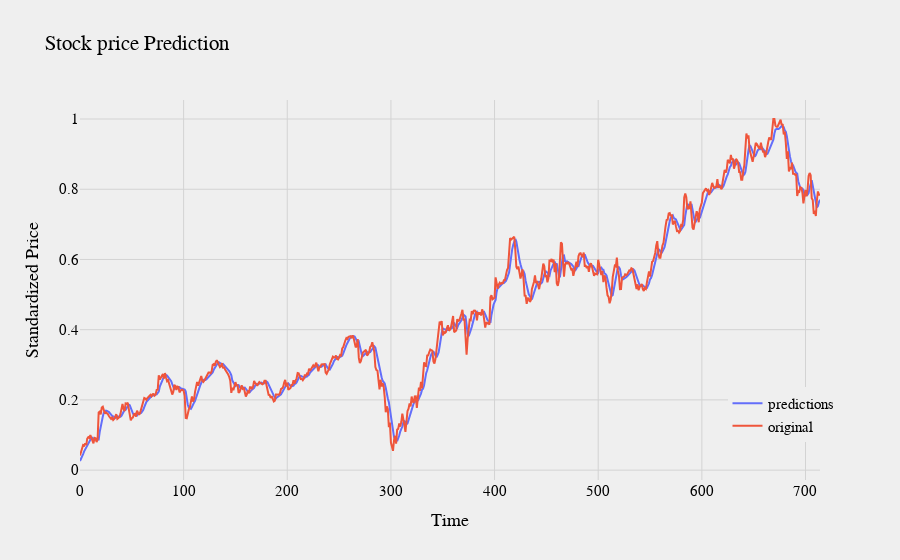

Source (notebook cell):
### Code cell
#calculate outputs and get back it into cpu from gpu and convert it into nparray from tensor
pred_test = model(testX_tensor).cpu().detach().numpy()

pred_test1 = pd.DataFrame(pred_test, columns=['pred_test'])
testY1 = pd.DataFrame(testY, columns=['pred_test'])
# print(pred_test.shape)
# print(testY.shape)
fig = go.Figure()


df = pd.merge(pred_test1, testY1, how='outer', left_index=True, right_index=True)
df.head()

fig.add_trace(go.Scatter(x=df.index, y=df.pred_test_x,
                    mode='lines',
                    name='predictions'))
fig.add_trace(go.Scatter(x=df.index, y=df.pred_test_y,
                    mode='lines',
                    name='original'))
# fig = px.line(test)

fig.update_layout(showlegend=True,
                  title='Stock price Prediction ',
                  yaxis_title=' Standardized Price',
                  xaxis_title='Time',
                  plot_bgcolor='#efefef',
                  paper_bgcolor='#efefef',
    # Font Families
    font_family='Monospace',
    font_color='#000000',
    font_size=15,
    xaxis=dict(
        rangeslider=dict(
            visible=False
        )
    ),
    legend=dict( xanchor = "center",
                 x = 0.95,
                 y=0.1,

))
fig.update_yaxes(gridcolor='Lightgrey',showgrid=True,zeroline=False)
fig.update_xaxes(gridcolor='Lightgrey',showgrid=True,zeroline=False)

fig.show()

### Figure 1 — Plotly figure (JSON) as saved in the notebook; plotly's stock layout.template omitted (floating-point values rounded to 4 significant figures; data arrays with more than 128 entries replaced by an {"elided": "..."} marker saying what was removed)
{"data": [{"mode": "lines", "name": "predictions", "type": "scatter", "x": {"elided": "715 int values"}, "y": {"elided": "715 float values"}}, {"mode": "lines", "name": "original", "type": "scatter", "x": {"elided": "715 int values"}, "y": {"elided": "715 float values"}}], "layout": {"font": {"color": "#000000", "family": "Monospace", "size": 15}, "legend": {"x": 0.95, "xanchor": "center", "y": 0.1}, "paper_bgcolor": "#efefef", "plot_bgcolor": "#efefef", "showlegend": true, "title": {"text": "Stock price Prediction "}, "xaxis": {"gridcolor": "Lightgrey", "rangeslider": {"visible": false}, "showgrid": true, "title": {"text": "Time"}, "zeroline": false}, "yaxis": {"gridcolor": "Lightgrey", "showgrid": true, "title": {"text": " Standardized Price"}, "zeroline": false}}}
